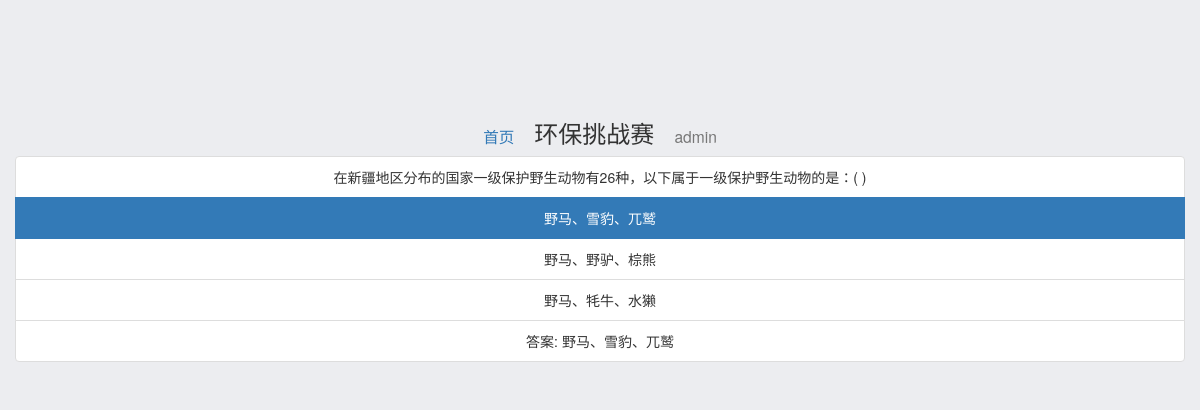
Screenshot of /weixin/detail.php?id=3 (signed in) with the database file from the repository.
### tables this page shows
CREATE TABLE `topic`  (
  `id` int(10) NOT NULL AUTO_INCREMENT,
  `title` varchar(255) NOT NULL,
  `options` char(255) NOT NULL,
  `answer` tinyint(1) NOT NULL,
  PRIMARY KEY (`id`) USING BTREE
);

### weixin/detail.php (the view, shortened to what this page needs)
<?php
	$id = $_GET['id'];
	$conf = require('database.php');
	$conn = new mysqli($conf['host'],$conf['username'],$conf['password'],$conf['db_name']);
	$sql="select * from topic where id =".$id;
	$res=$conn->query($sql);
	$data = mysqli_fetch_assoc($res);
	$options = json_decode($data['options']);
?>
<!DOCTYPE html>
<html lang="en">
	<head>
	    <link rel="stylesheet" href="https://cdn.jsdelivr.net/npm/bootstrap@3.3.7/dist/css/bootstrap.min.css">
	</head>
	<body>
		<div class="container">
			<div class="row" style="margin-top:100px;">
				<div class="col-8">
					<h3 style="text-align:center;"><small><a href="index.php">首页</a></small>&nbsp;&nbsp;&nbsp;环保挑战赛&nbsp;&nbsp;&nbsp;<small><?php echo $_SESSION['admin-name'];?></small></h3>
					<ul class="list-group">
						<?php
						    echo '<li class="list-group-item" style="text-align:center;">'.$data['title'].'</li>';
						    foreach ($options as $k => $v) {
						    	if($k+1 == $data['answer']){
						    		echo '<li class="list-group-item active" style="text-align:center;">'.$v.'</li>';
						    	}else{
						    		echo '<li class="list-group-item" style="text-align:center;">'.$v.'</li>';
						    	}
						    }
						    echo '<li class="list-group-item" style="text-align:center;">答案: '.$options[$data['answer']-1].'</li>';
						?>
					</ul>
				</div>
			</div>
		</div>
	</body>
</html>

### weixin/detail.php (style rules this page uses)
body { background: #ecedf0; }

### rows the page displays
topic: title "在新疆地区分布的国家一级保护野生动物有26种，以下属于一级保护野生动物的是：( )", options "野马、雪豹、兀鹫", options "野马、野驴、棕熊", options "野马、牦牛、水獭", $options[$data['answer']-1] "野马、雪豹、兀鹫"

### other values shown
$_SESSION['admin-name'] "admin"
